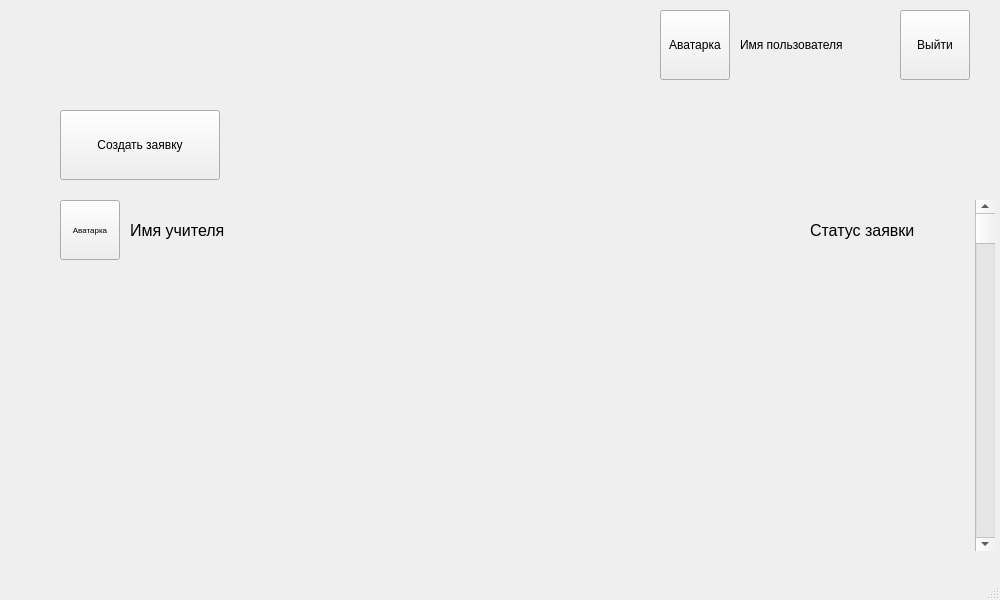
<?xml version="1.0" encoding="UTF-8"?>
<ui version="4.0">
 <class>MainWindow</class>
 <widget class="QMainWindow" name="MainWindow">
  <property name="geometry">
   <rect>
    <x>0</x>
    <y>0</y>
    <width>1000</width>
    <height>600</height>
   </rect>
  </property>
  <property name="windowTitle">
   <string>MainWindow</string>
  </property>
  <widget class="QWidget" name="centralwidget">
   <widget class="QPushButton" name="pushButton">
    <property name="geometry">
     <rect>
      <x>660</x>
      <y>10</y>
      <width>70</width>
      <height>70</height>
     </rect>
    </property>
    <property name="text">
     <string>Аватарка</string>
    </property>
    <property name="autoRepeat">
     <bool>false</bool>
    </property>
   </widget>
   <widget class="QPushButton" name="pushButton_2">
    <property name="geometry">
     <rect>
      <x>900</x>
      <y>10</y>
      <width>70</width>
      <height>70</height>
     </rect>
    </property>
    <property name="text">
     <string>Выйти</string>
    </property>
    <property name="autoRepeat">
     <bool>false</bool>
    </property>
   </widget>
   <widget class="QPushButton" name="pushButton_3">
    <property name="geometry">
     <rect>
      <x>60</x>
      <y>110</y>
      <width>160</width>
      <height>70</height>
     </rect>
    </property>
    <property name="text">
     <string>Создать заявку</string>
    </property>
   </widget>
   <widget class="QPushButton" name="pushButton_4">
    <property name="geometry">
     <rect>
      <x>60</x>
      <y>200</y>
      <width>60</width>
      <height>60</height>
     </rect>
    </property>
    <property name="font">
     <font>
      <pointsize>6</pointsize>
     </font>
    </property>
    <property name="text">
     <string>Аватарка</string>
    </property>
   </widget>
   <widget class="QScrollBar" name="verticalScrollBar">
    <property name="geometry">
     <rect>
      <x>975</x>
      <y>200</y>
      <width>20</width>
      <height>351</height>
     </rect>
    </property>
    <property name="orientation">
     <enum>Qt::Vertical</enum>
    </property>
   </widget>
   <widget class="QLabel" name="label">
    <property name="geometry">
     <rect>
      <x>740</x>
      <y>25</y>
      <width>150</width>
      <height>40</height>
     </rect>
    </property>
    <property name="autoFillBackground">
     <bool>false</bool>
    </property>
    <property name="text">
     <string>Имя пользователя</string>
    </property>
   </widget>
   <widget class="QLabel" name="label_2">
    <property name="geometry">
     <rect>
      <x>130</x>
      <y>200</y>
      <width>670</width>
      <height>60</height>
     </rect>
    </property>
    <property name="font">
     <font>
      <pointsize>12</pointsize>
     </font>
    </property>
    <property name="autoFillBackground">
     <bool>true</bool>
    </property>
    <property name="text">
     <string>Имя учителя</string>
    </property>
   </widget>
   <widget class="QLabel" name="label_3">
    <property name="geometry">
     <rect>
      <x>810</x>
      <y>200</y>
      <width>160</width>
      <height>60</height>
     </rect>
    </property>
    <property name="font">
     <font>
      <pointsize>12</pointsize>
     </font>
    </property>
    <property name="autoFillBackground">
     <bool>true</bool>
    </property>
    <property name="text">
     <string>Статус заявки</string>
    </property>
   </widget>
  </widget>
  <widget class="QMenuBar" name="menubar">
   <property name="geometry">
    <rect>
     <x>0</x>
     <y>0</y>
     <width>1000</width>
     <height>26</height>
    </rect>
   </property>
  </widget>
  <widget class="QStatusBar" name="statusbar"/>
 </widget>
 <resources/>
 <connections/>
</ui>
